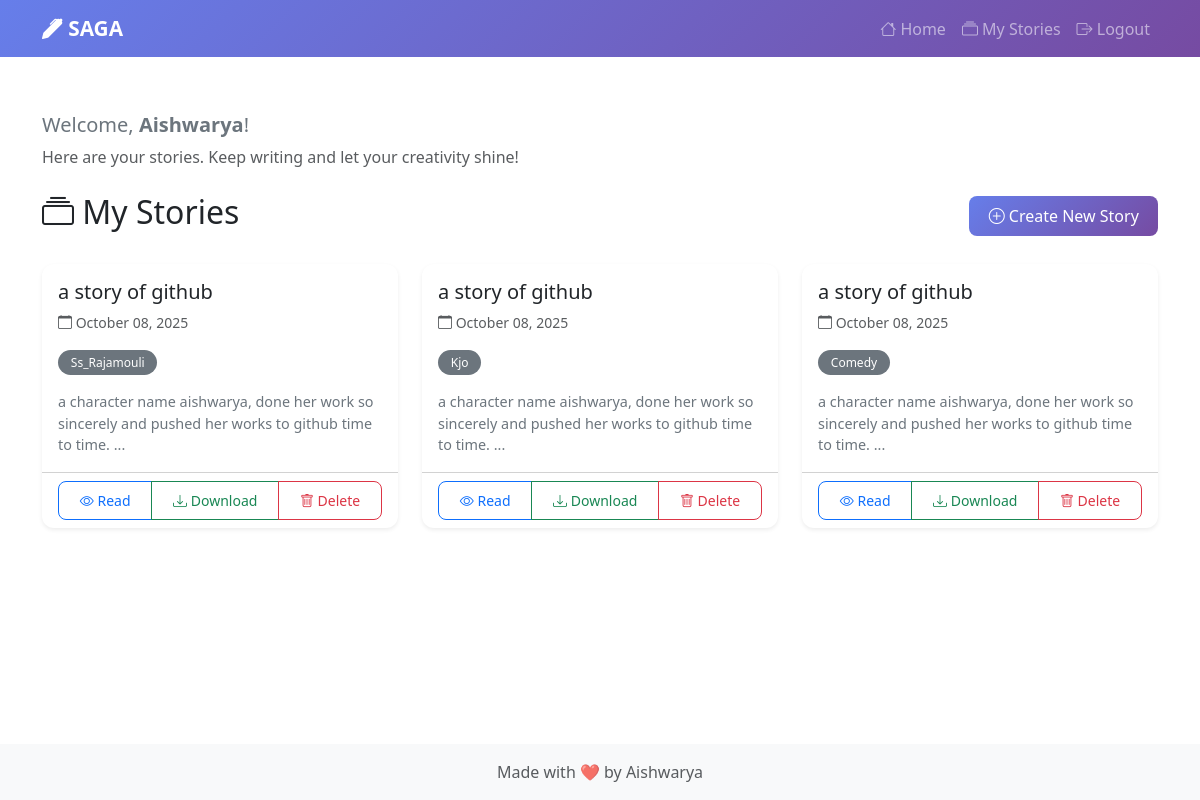
/dashboard (signed in), run on the app's committed database.
### app.py (models this page shows, shortened)
class User(UserMixin, db.Model):
    id = db.Column(db.Integer, primary_key=True)
    username = db.Column(db.String(80), unique=True, nullable=False)
    password_hash = db.Column(db.String(128), nullable=False)

class Story(db.Model):
    id = db.Column(db.Integer, primary_key=True)
    title = db.Column(db.String(200), nullable=False)
    user_input = db.Column(db.Text, nullable=False)
    ai_response = db.Column(db.Text, nullable=False)
    personality = db.Column(db.String(50), nullable=False)
    created_at = db.Column(db.DateTime, default=datetime.utcnow)
    user_session = db.Column(db.String(100), nullable=False)

### app.py (the view)
@app.route('/dashboard')
@login_required
def dashboard():
    stories = Story.query.filter_by(user_session=current_user.username).order_by(Story.created_at.desc()).all()
    return render_template('dashboard.html', stories=stories)

### app.py (called while the page is built)
@login_manager.user_loader
def load_user(user_id):
    return User.query.get(int(user_id))

### templates/dashboard.html (shortened to what this page needs)
{% extends "base.html" %}
{% block content %}
<div class="row">
    <div class="col-12">
        <div class="mb-3">
            <h5 class="text-secondary">Welcome, <span class="fw-bold">{{ current_user.username }}</span>!</h5>
            <p class="text-muted mb-4">Here are your stories. Keep writing and let your creativity shine!</p>
        </div>
        <div class="d-flex justify-content-between align-items-center mb-4">
            <h2><i class="bi bi-collection"></i> My Stories</h2>
            <a href="{{ url_for('index') }}" class="btn btn-primary">
                <i class="bi bi-plus-circle"></i> Create New Story
            </a>
        </div>
        {% if stories %}
        <div class="row">
            {% for story in stories %}
            <div class="col-md-6 col-lg-4 mb-4">
                <div class="card h-100 shadow-sm story-card">
                    <div class="card-body">
                        <h5 class="card-title">{{ story.title }}</h5>
                        <p class="card-text text-muted small">
                            <i class="bi bi-calendar"></i> {{ story.created_at.strftime('%B %d, %Y') }}
                        </p>
                        <p class="card-text">
                            <span class="badge bg-secondary">{{ story.personality.title() }}</span>
                        </p>
                        <p class="card-text story-preview">
                            {{ story.user_input[:100] }}{% if story.user_input|length > 100 %}...{% endif %}
                        </p>
                    </div>
                    <div class="card-footer bg-transparent">
                        <div class="btn-group btn-group-sm w-100" role="group">
                            <a href="{{ url_for('view_story', story_id=story.id) }}"
                               class="btn btn-outline-primary">
                                <i class="bi bi-eye"></i> Read
                            </a>
                            <a href="{{ url_for('download_story', story_id=story.id) }}"
                               class="btn btn-outline-success">
                                <i class="bi bi-download"></i> Download
                            </a>
                            <button class="btn btn-outline-danger delete-story"
                                    data-story-id="{{ story.id }}"
                                    data-story-title="{{ story.title }}">
                                <i class="bi bi-trash"></i> Delete
                            </button>
                        </div>
                    </div>
                </div>
            </div>
            {% endfor %}
        </div>
        {% endif %}
    </div>
</div>
{% endblock %}

### templates/base.html (shortened to what this page needs)
<!DOCTYPE html>
<html lang="en">
<head>
    <link href="https://cdn.jsdelivr.net/npm/bootstrap@5.3.0/dist/css/bootstrap.min.css" rel="stylesheet">
    <link rel="stylesheet" href="https://cdn.jsdelivr.net/npm/bootstrap-icons@1.10.0/font/bootstrap-icons.css">
    <link rel="stylesheet" href="{{ url_for('static', filename='css/style.css') }}">
</head>
<body>
    <nav class="navbar navbar-expand-lg navbar-dark bg-primary">
        <div class="container">
            <a class="navbar-brand" href="{{ url_for('index') }}">
                <i class="bi bi-pen-fill"></i> SAGA
            </a>
            <div class="collapse navbar-collapse" id="navbarNav">
                <ul class="navbar-nav ms-auto">
                    <li class="nav-item">
                        <a class="nav-link" href="{{ url_for('index') }}">
                            <i class="bi bi-house"></i> Home
                        </a>
                    </li>
                    <li class="nav-item">
                        <a class="nav-link" href="{{ url_for('dashboard') }}">
                            <i class="bi bi-collection"></i> My Stories
                        </a>
                    </li>
                    {% if current_user.is_authenticated %}
                    <li class="nav-item">
                        <a class="nav-link" href="{{ url_for('logout') }}">
                            <i class="bi bi-box-arrow-right"></i> Logout
                        </a>
                    </li>
                    {% endif %}
                </ul>
            </div>
        </div>
    </nav>
    <main class="container my-4">
        {% block content %}{% endblock %}
    </main>
    <footer class="bg-light text-center py-3 mt-5">
        <div class="container">
            <p class="mb-0 text-muted">Made with ❤️ by Aishwarya</p>
        </div>
    </footer>
</body>
</html>

### static/css/style.css (style rules this page uses)
:root { --primary-color: #95abe8; --secondary-color: #6c757d; --success-color: #27ae60; --danger-color: #e74c3c; --light-bg: #f8f9fa; }
body { min-height: 100vh; display: flex; flex-direction: column; font-family: 'Segoe UI', Tahoma, Geneva, Verdana, sans-serif; }
main { flex: 1; padding-top: 2rem; padding-bottom: 2rem; }
.card { border: none; border-radius: 12px; overflow: hidden; transition: transform 0.3s, box-shadow 0.3s; }
.story-card { height: 100%; }
.story-preview { font-size: 0.9rem; line-height: 1.5; color: #6c757d; overflow: hidden; display: -webkit-box; -webkit-line-clamp: 3; line-clamp: 3; -webkit-box-orient: vertical; }
.btn { border-radius: 8px; padding: 0.5rem 1.2rem; transition: all 0.3s; font-weight: 500; }
.btn-primary { background: linear-gradient(135deg, #667eea 0%, #764ba2 100%); border: none; }
.navbar { background: linear-gradient(135deg, #667eea 0%, #764ba2 100%) !important; }
.navbar-brand { font-weight: bold; font-size: 1.3rem; }
footer { background-color: rgba(255, 255, 255, 0.95) !important; margin-top: auto; }
.badge { padding: 0.4rem 0.8rem; border-radius: 20px; font-weight: 500; }

### data on the page
User: username "Aishwarya"
Story: title "a story of github", created_at "October 08, 2025", personality "Ss_Rajamouli", user_input "a character name aishwarya, done her work so sincerely and pushed her works to github time to time."
Story: title "a story of github", created_at "October 08, 2025", personality "Kjo", user_input "a character name aishwarya, done her work so sincerely and pushed her works to github time to time."
Story: title "a story of github", created_at "October 08, 2025", personality "Comedy", user_input "a character name aishwarya, done her work so sincerely and pushed her works to github time to time."
